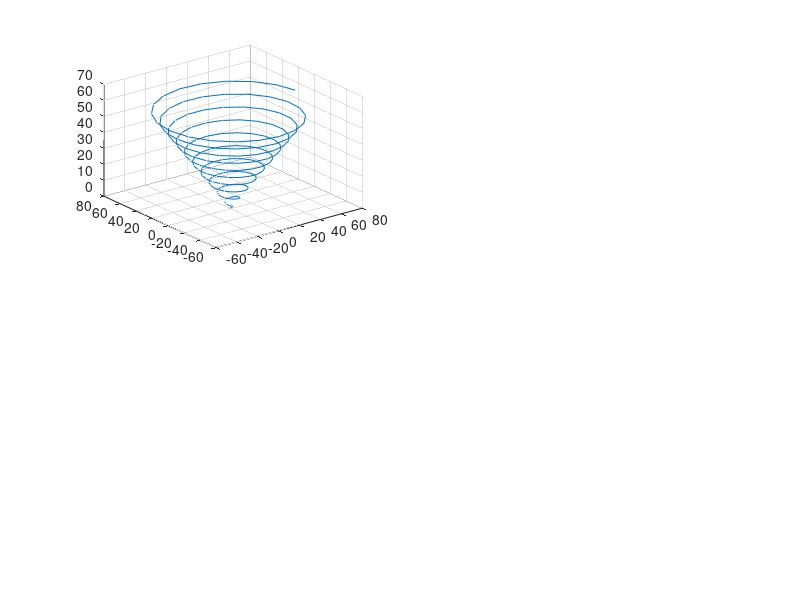

Reproduce this figure in MATLAB.
t=linspace(0, 20*pi, 200);
x=sin(t)+t.*cos(t);%''.*''，按两个矩阵每个对应位置元素相乘形成的一个新矩阵
y=cos(t)-t.*sin(t);
z=t;
subplot(2, 2, 1)
plot3(x, y, z)
grid on


